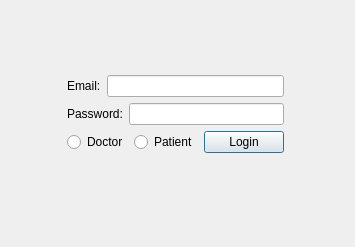
<?xml version="1.0" encoding="UTF-8"?>
<ui version="4.0">
 <class>LoginScreen</class>
 <widget class="QDialog" name="LoginScreen">
  <property name="geometry">
   <rect>
    <x>0</x>
    <y>0</y>
    <width>355</width>
    <height>247</height>
   </rect>
  </property>
  <property name="sizePolicy">
   <sizepolicy hsizetype="Fixed" vsizetype="Fixed">
    <horstretch>0</horstretch>
    <verstretch>0</verstretch>
   </sizepolicy>
  </property>
  <property name="windowTitle">
   <string>Login</string>
  </property>
  <widget class="QWidget" name="layoutWidget">
   <property name="geometry">
    <rect>
     <x>-48</x>
     <y>-28</y>
     <width>477</width>
     <height>289</height>
    </rect>
   </property>
   <layout class="QVBoxLayout" name="verticalLayout_2">
    <item>
     <spacer name="verticalSpacer">
      <property name="orientation">
       <enum>Qt::Vertical</enum>
      </property>
      <property name="sizeHint" stdset="0">
       <size>
        <width>20</width>
        <height>88</height>
       </size>
      </property>
     </spacer>
    </item>
    <item>
     <layout class="QHBoxLayout" name="horizontalLayout_4">
      <item>
       <spacer name="horizontalSpacer">
        <property name="orientation">
         <enum>Qt::Horizontal</enum>
        </property>
        <property name="sizeHint" stdset="0">
         <size>
          <width>118</width>
          <height>20</height>
         </size>
        </property>
       </spacer>
      </item>
      <item>
       <layout class="QVBoxLayout" name="verticalLayout">
        <item>
         <layout class="QHBoxLayout" name="horizontalLayout_2">
          <item>
           <widget class="QLabel" name="label">
            <property name="text">
             <string>Email:</string>
            </property>
           </widget>
          </item>
          <item>
           <widget class="QLineEdit" name="emailEdit"/>
          </item>
         </layout>
        </item>
        <item>
         <layout class="QHBoxLayout" name="horizontalLayout">
          <item>
           <widget class="QLabel" name="label_2">
            <property name="text">
             <string>Password:</string>
            </property>
           </widget>
          </item>
          <item>
           <widget class="QLineEdit" name="passwordEdit">
            <property name="inputMask">
             <string/>
            </property>
            <property name="echoMode">
             <enum>QLineEdit::PasswordEchoOnEdit</enum>
            </property>
           </widget>
          </item>
         </layout>
        </item>
        <item>
         <layout class="QHBoxLayout" name="horizontalLayout_3">
          <item>
           <widget class="QRadioButton" name="doctorButton">
            <property name="text">
             <string>Doctor</string>
            </property>
           </widget>
          </item>
          <item>
           <widget class="QRadioButton" name="patientButton">
            <property name="text">
             <string>Patient</string>
            </property>
           </widget>
          </item>
          <item>
           <widget class="QPushButton" name="loginButton">
            <property name="enabled">
             <bool>true</bool>
            </property>
            <property name="text">
             <string>Login</string>
            </property>
           </widget>
          </item>
         </layout>
        </item>
       </layout>
      </item>
      <item>
       <spacer name="horizontalSpacer_2">
        <property name="orientation">
         <enum>Qt::Horizontal</enum>
        </property>
        <property name="sizeHint" stdset="0">
         <size>
          <width>148</width>
          <height>20</height>
         </size>
        </property>
       </spacer>
      </item>
     </layout>
    </item>
    <item>
     <spacer name="verticalSpacer_2">
      <property name="orientation">
       <enum>Qt::Vertical</enum>
      </property>
      <property name="sizeHint" stdset="0">
       <size>
        <width>20</width>
        <height>108</height>
       </size>
      </property>
     </spacer>
    </item>
   </layout>
  </widget>
 </widget>
 <resources/>
 <connections/>
</ui>
